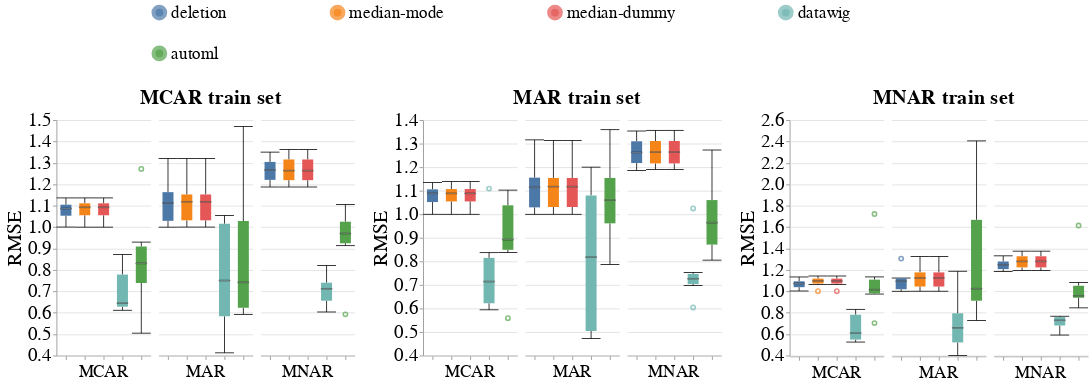

Here is the notebook cell this chart was saved with:
### Code cell
# Numerical
create_box_plots_for_diff_imputers(dataset_name=DATASET_NAME,
                                   column_name='credit-amount',
                                   metric_name='rmse', 
                                   db_client=db_client)
